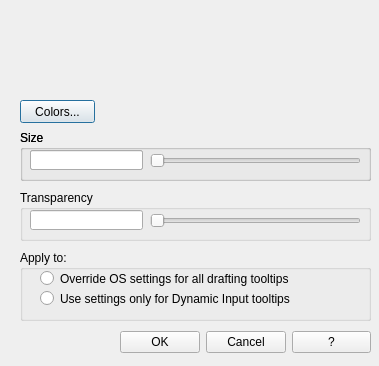
<?xml version="1.0" encoding="UTF-8"?>
<ui version="4.0">
 <class>ToolTipAppearance_Dialog</class>
 <widget class="QDialog" name="ToolTipAppearance_Dialog">
  <property name="geometry">
   <rect>
    <x>0</x>
    <y>0</y>
    <width>379</width>
    <height>366</height>
   </rect>
  </property>
  <property name="minimumSize">
   <size>
    <width>379</width>
    <height>366</height>
   </size>
  </property>
  <property name="maximumSize">
   <size>
    <width>379</width>
    <height>366</height>
   </size>
  </property>
  <property name="windowTitle">
   <string>QAD - Tooltip appearance</string>
  </property>
  <widget class="QWidget" name="widget_Preview" native="true">
   <property name="geometry">
    <rect>
     <x>20</x>
     <y>20</y>
     <width>191</width>
     <height>71</height>
    </rect>
   </property>
  </widget>
  <widget class="QPushButton" name="Button_TooltipColors">
   <property name="geometry">
    <rect>
     <x>20</x>
     <y>100</y>
     <width>75</width>
     <height>23</height>
    </rect>
   </property>
   <property name="toolTip">
    <string>Displays the Drawing Window Colors dialog box, where you can specify a color for drafting tooltips and their backgrounds in a specified context.</string>
   </property>
   <property name="text">
    <string>Colors...</string>
   </property>
  </widget>
  <widget class="QGroupBox" name="groupBox">
   <property name="geometry">
    <rect>
     <x>20</x>
     <y>130</y>
     <width>351</width>
     <height>51</height>
    </rect>
   </property>
   <property name="title">
    <string>Size</string>
   </property>
   <widget class="QLineEdit" name="lineEdit">
    <property name="geometry">
     <rect>
      <x>10</x>
      <y>20</y>
      <width>113</width>
      <height>20</height>
     </rect>
    </property>
   </widget>
   <widget class="QGroupBox" name="groupBox_2">
    <property name="geometry">
     <rect>
      <x>0</x>
      <y>0</y>
      <width>351</width>
      <height>51</height>
     </rect>
    </property>
    <property name="title">
     <string>Size</string>
    </property>
    <widget class="QLineEdit" name="edit_size">
     <property name="geometry">
      <rect>
       <x>10</x>
       <y>20</y>
       <width>113</width>
       <height>20</height>
      </rect>
     </property>
     <property name="toolTip">
      <string>Specifies a size for tooltips. The default size is 0. Use the slider to make tooltips larger or smaller.</string>
     </property>
    </widget>
    <widget class="QSlider" name="slider_size">
     <property name="geometry">
      <rect>
       <x>130</x>
       <y>20</y>
       <width>211</width>
       <height>22</height>
      </rect>
     </property>
     <property name="toolTip">
      <string>Specifies a size for tooltips. The default size is 0. Use the slider to make tooltips larger or smaller.</string>
     </property>
     <property name="pageStep">
      <number>1</number>
     </property>
     <property name="orientation">
      <enum>Qt::Horizontal</enum>
     </property>
    </widget>
   </widget>
  </widget>
  <widget class="QGroupBox" name="groupBox_3">
   <property name="geometry">
    <rect>
     <x>20</x>
     <y>190</y>
     <width>351</width>
     <height>51</height>
    </rect>
   </property>
   <property name="title">
    <string>Transparency</string>
   </property>
   <widget class="QSlider" name="slider_transparency">
    <property name="geometry">
     <rect>
      <x>130</x>
      <y>20</y>
      <width>211</width>
      <height>22</height>
     </rect>
    </property>
    <property name="toolTip">
     <string>Controls the transparency of tooltips. The lower the setting, the less transparent the tooltip. A value of 0 sets the tooltip to opaque.</string>
    </property>
    <property name="orientation">
     <enum>Qt::Horizontal</enum>
    </property>
   </widget>
   <widget class="QLineEdit" name="edit_transparency">
    <property name="geometry">
     <rect>
      <x>10</x>
      <y>20</y>
      <width>113</width>
      <height>20</height>
     </rect>
    </property>
    <property name="toolTip">
     <string>Controls the transparency of tooltips. The lower the setting, the less transparent the tooltip. A value of 0 sets the tooltip to opaque.</string>
    </property>
   </widget>
  </widget>
  <widget class="QWidget" name="horizontalLayoutWidget">
   <property name="geometry">
    <rect>
     <x>120</x>
     <y>330</y>
     <width>251</width>
     <height>25</height>
    </rect>
   </property>
   <layout class="QHBoxLayout" name="horizontalLayout">
    <item>
     <widget class="QPushButton" name="Button_OK">
      <property name="text">
       <string>OK</string>
      </property>
     </widget>
    </item>
    <item>
     <widget class="QPushButton" name="Button_Cancel">
      <property name="text">
       <string>Cancel</string>
      </property>
     </widget>
    </item>
    <item>
     <widget class="QPushButton" name="Button_Help">
      <property name="text">
       <string>?</string>
      </property>
     </widget>
    </item>
   </layout>
  </widget>
  <widget class="QGroupBox" name="groupBox_4">
   <property name="geometry">
    <rect>
     <x>20</x>
     <y>250</y>
     <width>351</width>
     <height>71</height>
    </rect>
   </property>
   <property name="title">
    <string>Apply to:</string>
   </property>
   <widget class="QRadioButton" name="radio_for_all_tooltips">
    <property name="geometry">
     <rect>
      <x>20</x>
      <y>20</y>
      <width>321</width>
      <height>17</height>
     </rect>
    </property>
    <property name="text">
     <string>Override OS settings for all drafting tooltips</string>
    </property>
   </widget>
   <widget class="QRadioButton" name="radio_for_DI_tooltips">
    <property name="geometry">
     <rect>
      <x>20</x>
      <y>40</y>
      <width>321</width>
      <height>17</height>
     </rect>
    </property>
    <property name="text">
     <string>Use settings only for Dynamic Input tooltips</string>
    </property>
   </widget>
  </widget>
 </widget>
 <resources/>
 <connections>
  <connection>
   <sender>Button_TooltipColors</sender>
   <signal>clicked()</signal>
   <receiver>ToolTipAppearance_Dialog</receiver>
   <slot>Button_TooltipColors_Pressed()</slot>
   <hints>
    <hint type="sourcelabel">
     <x>72</x>
     <y>107</y>
    </hint>
    <hint type="destinationlabel">
     <x>125</x>
     <y>107</y>
    </hint>
   </hints>
  </connection>
  <connection>
   <sender>Button_Cancel</sender>
   <signal>clicked()</signal>
   <receiver>ToolTipAppearance_Dialog</receiver>
   <slot>reject()</slot>
   <hints>
    <hint type="sourcelabel">
     <x>250</x>
     <y>273</y>
    </hint>
    <hint type="destinationlabel">
     <x>273</x>
     <y>246</y>
    </hint>
   </hints>
  </connection>
  <connection>
   <sender>slider_size</sender>
   <signal>valueChanged(int)</signal>
   <receiver>ToolTipAppearance_Dialog</receiver>
   <slot>slider_size_moved()</slot>
   <hints>
    <hint type="sourcelabel">
     <x>290</x>
     <y>156</y>
    </hint>
    <hint type="destinationlabel">
     <x>359</x>
     <y>123</y>
    </hint>
   </hints>
  </connection>
  <connection>
   <sender>edit_size</sender>
   <signal>textChanged(QString)</signal>
   <receiver>ToolTipAppearance_Dialog</receiver>
   <slot>edit_size_textChanged()</slot>
   <hints>
    <hint type="sourcelabel">
     <x>93</x>
     <y>157</y>
    </hint>
    <hint type="destinationlabel">
     <x>11</x>
     <y>134</y>
    </hint>
   </hints>
  </connection>
  <connection>
   <sender>edit_transparency</sender>
   <signal>textChanged(QString)</signal>
   <receiver>ToolTipAppearance_Dialog</receiver>
   <slot>edit_transparency_textChanged()</slot>
   <hints>
    <hint type="sourcelabel">
     <x>59</x>
     <y>219</y>
    </hint>
    <hint type="destinationlabel">
     <x>6</x>
     <y>224</y>
    </hint>
   </hints>
  </connection>
  <connection>
   <sender>slider_transparency</sender>
   <signal>valueChanged(int)</signal>
   <receiver>ToolTipAppearance_Dialog</receiver>
   <slot>slider_transparency_moved()</slot>
   <hints>
    <hint type="sourcelabel">
     <x>331</x>
     <y>221</y>
    </hint>
    <hint type="destinationlabel">
     <x>375</x>
     <y>189</y>
    </hint>
   </hints>
  </connection>
  <connection>
   <sender>Button_OK</sender>
   <signal>clicked()</signal>
   <receiver>ToolTipAppearance_Dialog</receiver>
   <slot>ButtonBOX_Accepted()</slot>
   <hints>
    <hint type="sourcelabel">
     <x>167</x>
     <y>270</y>
    </hint>
    <hint type="destinationlabel">
     <x>113</x>
     <y>279</y>
    </hint>
   </hints>
  </connection>
  <connection>
   <sender>Button_Help</sender>
   <signal>clicked()</signal>
   <receiver>ToolTipAppearance_Dialog</receiver>
   <slot>ButtonHELP_Pressed()</slot>
   <hints>
    <hint type="sourcelabel">
     <x>345</x>
     <y>274</y>
    </hint>
    <hint type="destinationlabel">
     <x>376</x>
     <y>274</y>
    </hint>
   </hints>
  </connection>
 </connections>
 <slots>
  <slot>Button_TooltipColors_Pressed()</slot>
  <slot>slider_size_moved()</slot>
  <slot>edit_size_textChanged()</slot>
  <slot>edit_transparency_textChanged()</slot>
  <slot>slider_transparency_moved()</slot>
  <slot>ButtonBOX_Accepted()</slot>
  <slot>ButtonHELP_Pressed()</slot>
 </slots>
</ui>
